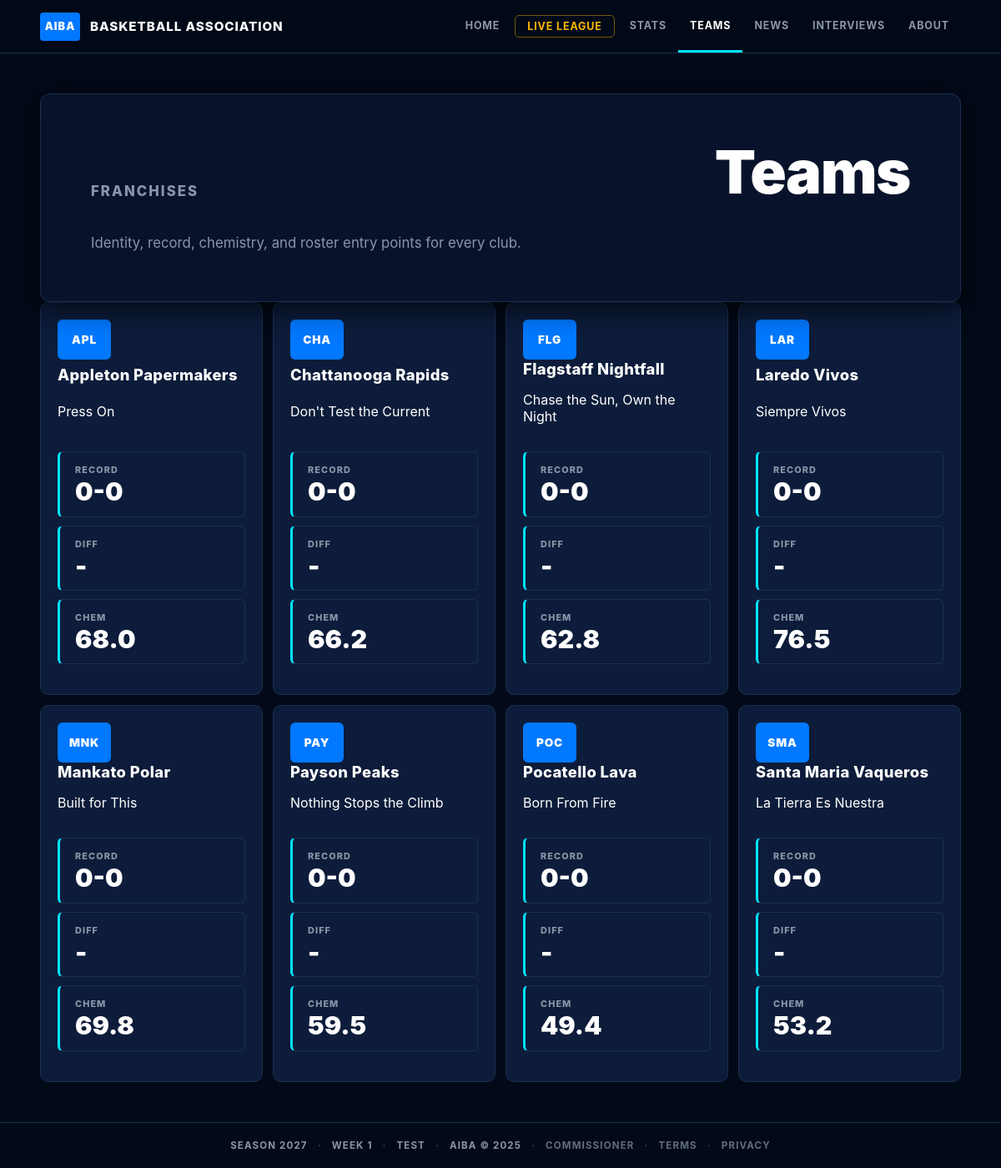
The page /teams on the database its author committed.
### tables this page shows
CREATE TABLE team_chemistry (
            team_id     INTEGER NOT NULL REFERENCES teams(id),
            week        INTEGER NOT NULL,
            season_year INTEGER NOT NULL,
            chemistry   REAL NOT NULL,
            PRIMARY KEY (team_id, week, season_year)
        );

CREATE TABLE teams (
            id          INTEGER PRIMARY KEY,
            city        TEXT NOT NULL,
            name        TEXT NOT NULL,
            abbreviation TEXT NOT NULL
        , mascot TEXT, colors TEXT, logo_description TEXT, motto TEXT, arena TEXT, team_archetype TEXT, play_style TEXT, reputation TEXT, rivalry TEXT, signature_trait TEXT);

CREATE TABLE league_state (
            id           INTEGER PRIMARY KEY,
            current_week INTEGER DEFAULT 1,
            season_year  INTEGER DEFAULT 2025,
            last_updated TEXT
        , mode TEXT DEFAULT 'test', official_started INTEGER DEFAULT 0, phase TEXT DEFAULT 'regular_season', offseason_stage TEXT, offseason_from_season INTEGER);

### web_app.py (the view)
@app.route("/teams")
def teams():
    def load(conn):
        state = q.get_state(conn)
        if not state:
            return None
        return {"state": state, "team_rows": q.teams_index(conn, state["season_year"])}
    data = with_conn(load)
    if not data:
        return render_no_league()
    return render_template("teams.html", **data, active="teams")

### league/database.py (called while the page is built)
def get_connection():
    conn = sqlite3.connect(DB_PATH)
    conn.row_factory = sqlite3.Row
    conn.execute("PRAGMA foreign_keys = ON")
    return conn

### league/web_queries.py (called while the page is built)
def dicts(rows):
    return [dict(row) for row in rows]

def one(row):
    return dict(row) if row else None

def get_state(conn):
    return one(conn.execute("SELECT * FROM league_state WHERE id = 1").fetchone())

def get_site_chrome(conn):
    return {
        "state": get_state(conn),
        "teams": dicts(conn.execute(
            "SELECT id, city, name, abbreviation FROM teams ORDER BY city"
        ).fetchall()),
    }

### web_app.py (called while the page is built)
def with_conn(callback):
    create_tables()
    conn = get_connection()
    try:
        return callback(conn)
    finally:
        conn.close()

@app.template_filter("diff")
def diff(value):
    if value is None:
        return "-"
    return f"+{value}" if value > 0 else str(value)

@app.context_processor
def inject_chrome():
    def load():
        return with_conn(q.get_site_chrome)
    try:
        chrome = load()
    except Exception:
        chrome = {"state": None, "teams": []}
    return chrome

### templates/teams.html (shortened to what this page needs)
{% extends "base.html" %}
{% block content %}
<section class="page-hero compact">
  <p class="eyebrow">Franchises</p>
  <h1>Teams</h1>
  <p>Identity, record, chemistry, and roster entry points for every club.</p>
</section>
<section class="team-grid">
  {% for team in team_rows %}
    <a class="team-card" href="{{ url_for('team_page', abbr=team.abbreviation) }}">
      <div class="team-abbr">{{ team.abbreviation }}</div>
      <h2>{{ team.team_name }}</h2>
      <p>{{ team.motto or team.play_style or "A club still writing its first chapter." }}</p>
      <dl class="mini-stats">
        <div><dt>Record</dt><dd>{{ team.wins or 0 }}-{{ team.losses or 0 }}</dd></div>
        <div><dt>Diff</dt><dd>{{ team.point_diff|diff }}</dd></div>
        <div><dt>Chem</dt><dd>{{ "%.1f"|format(team.chemistry) if team.chemistry else "-" }}</dd></div>
      </dl>
    </a>
  {% else %}
    <p class="empty">No teams found.</p>
  {% endfor %}
</section>
{% endblock %}

### templates/base.html (shortened to what this page needs)
<!doctype html>
<html lang="en">
<head>
  <link rel="stylesheet" href="{{ url_for('static', filename='site.css') }}">
</head>
<body>
  <header class="site-header">
    <a class="brand" href="{{ url_for('home') }}">
      <span class="brand-mark">AIBA</span>
      <span class="brand-copy">Basketball Association</span>
    </a>
    <nav class="nav" aria-label="Primary">
      <a class="{{ 'active' if active == 'home' else '' }}" href="{{ url_for('home') }}">Home</a>
      <a class="nav-cta {{ 'active' if active == 'live_league' else '' }}" href="{{ url_for('live_league') }}">Live League</a>
      <div class="nav-group">
        <a class="{{ 'active' if active in ('standings','scores','leaders') else '' }}" href="{{ url_for('standings') }}">Stats</a>
      </div>
      <div class="nav-group">
        <a class="{{ 'active' if active in ('teams','players') else '' }}" href="{{ url_for('teams') }}">Teams</a>
      </div>
      <a class="{{ 'active' if active == 'news' else '' }}" href="{{ url_for('news') }}">News</a>
      <a class="{{ 'active' if active == 'interviews' else '' }}" href="{{ url_for('interviews') }}">Interviews</a>
      <div class="nav-group">
        <a class="{{ 'active' if active in ('about','contact') else '' }}" href="{{ url_for('about') }}">About</a>
      </div>
    </nav>
  </header>
  <main>
    {% block content %}{% endblock %}
  </main>
  <footer class="footer">
    <span>Season {{ state.season_year if state else "—" }}</span>
    <span>Week {{ state.current_week if state else "—" }}</span>
    <span>{{ state.mode|upper if state else "NO LEAGUE" }}</span>
    <span>AIBA &copy; 2025</span>
    <span><a href="{{ url_for('commissioner') }}" style="color:inherit;opacity:0.7;">Commissioner</a></span>
    <span><a href="{{ url_for('terms') }}" style="color:inherit;opacity:0.7;">Terms</a></span>
    <span><a href="{{ url_for('privacy') }}" style="color:inherit;opacity:0.7;">Privacy</a></span>
  </footer>
</body>
</html>

### rows shown on the page
team_chemistry: abbreviation "APL", team_name "Appleton Papermakers", motto "Press On", wins "0", losses "0", point_diff|diff "-", chemistry "68.0"
team_chemistry: abbreviation "CHA", team_name "Chattanooga Rapids", motto "Don't Test the Current", wins "0", losses "0", point_diff|diff "-", chemistry "66.2"
team_chemistry: abbreviation "FLG", team_name "Flagstaff Nightfall", motto "Chase the Sun, Own the Night", wins "0", losses "0", point_diff|diff "-", chemistry "62.8"
team_chemistry: abbreviation "LAR", team_name "Laredo Vivos", motto "Siempre Vivos", wins "0", losses "0", point_diff|diff "-", chemistry "76.5"
team_chemistry: abbreviation "MNK", team_name "Mankato Polar", motto "Built for This", wins "0", losses "0", point_diff|diff "-", chemistry "69.8"
team_chemistry: abbreviation "PAY", team_name "Payson Peaks", motto "Nothing Stops the Climb", wins "0", losses "0", point_diff|diff "-", chemistry "59.5"
team_chemistry: abbreviation "POC", team_name "Pocatello Lava", motto "Born From Fire", wins "0", losses "0", point_diff|diff "-", chemistry "49.4"
team_chemistry: abbreviation "SMA", team_name "Santa Maria Vaqueros", motto "La Tierra Es Nuestra", wins "0", losses "0", point_diff|diff "-", chemistry "53.2"
league_state: season_year "2027", current_week "1", mode "TEST"
